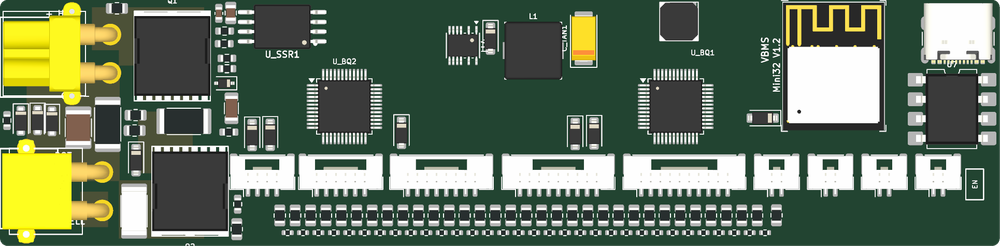
#> input picture qfbms32 ai pcb/qfbms32_3d_top.png, 1000 x 246 px, shrunk from 1930 x 475 before the run, found by its file name
$ python check_rendered_caps.py
#> lines starting #> are read from the running program, lines starting #| are printed output that depends on the picture
from PIL import Image

im = Image.open('qfbms32_3d_top.png')
#> im is the input picture: PIL image 1000x246 RGBA; mean R, G, B, A 98.8, 114.9, 91.6, 254.7
w, h = im.size
#> w = 1000; h = 246

# Board is 130mm x 32mm
# We want X: 25 to 35 mm, Y: 0 to 8 mm
x0 = int((25.0 / 130.0) * w)
#> x0 = 192
x1 = int((35.0 / 130.0) * w)
#> x1 = 269
y0 = int((0.0 / 32.0) * h)
#> y0 = 0
y1 = int((8.0 / 32.0) * h)
#> y1 = 61

crop = im.crop((x0, y0, x1, y1))
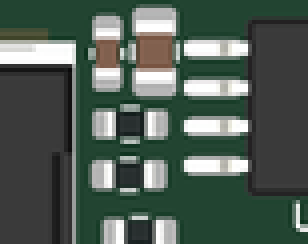
#> crop: PIL image 77x61 RGBA (shown 4 times larger); mean R, G, B, A 80.1, 93.4, 84.7, 255
crop.save('scratch/crop_rendered_two_caps.png')
print("Render crop saved, size:", crop.size)
#| Render crop saved, size: (77, 61)
